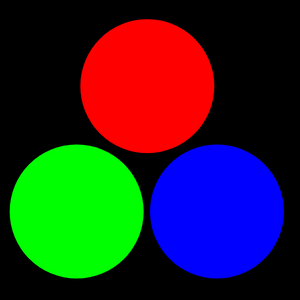
#> input picture images/rgb_circles.png, 300 x 300 px
$ python opencv_split_merge_channels.py --image images/rgb_circles.png
#> lines starting #> are read from the running program, lines starting #| are printed output that depends on the picture
# HOW TO RUN
# python3 opencv_split_merge_channels.py --image images/rgb_circles.png

# import the necessary packages
import numpy as np
import argparse
import cv2

# initialize the argument parser and establish the arguments required
parser = argparse.ArgumentParser()
parser.add_argument('--image', required=True, help='Path to image')
args = vars(parser.parse_args())

# load the image and show it on screen
image = cv2.imread(args['image'])
#> image is the input picture: shape (300, 300, 3); mean B, G, R 39.9, 39.9, 39.9
cv2.imshow("Image", image)
cv2.waitKey(0)

# separate and visualize each color channels in respective order
(b, g, r) = cv2.split(image)
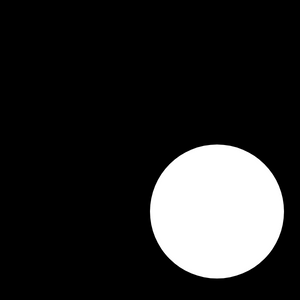
#> b: shape (300, 300); min 0, max 255, mean 39.9
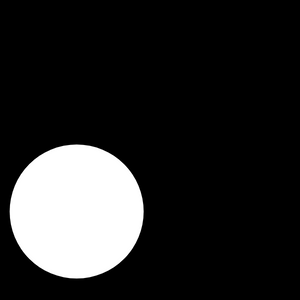
#> g: shape (300, 300); min 0, max 255, mean 39.9
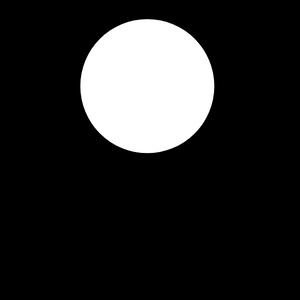
#> r: shape (300, 300); min 0, max 255, mean 39.9

cv2.imshow("Blue Channel", b)
cv2.imshow("Green Channel", g)
cv2.imshow("Red Channel", r)
cv2.waitKey(0)

# merge the split image back together
mergedImage = cv2.merge([b, g, r])
cv2.imshow("Merged Image", mergedImage)
cv2.waitKey(0)

# visualize each color channels within single image
blank = np.zeros(image.shape[:2], dtype="uint8")

redChannel = cv2.merge([blank, blank, r])
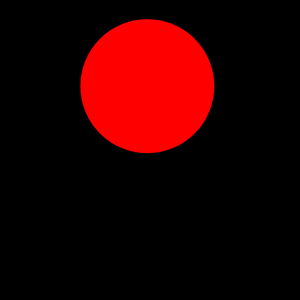
#> redChannel: shape (300, 300, 3); mean of channels 0, 1, 2 0, 0, 39.9; drawn as B, G, R
cv2.imshow("Red", redChannel)

greenChannel = cv2.merge([blank, g, blank])
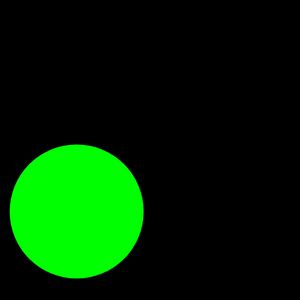
#> greenChannel: shape (300, 300, 3); mean of channels 0, 1, 2 0, 39.9, 0; drawn as B, G, R
cv2.imshow("Green", greenChannel)

blueChannel = cv2.merge([b, blank, blank])
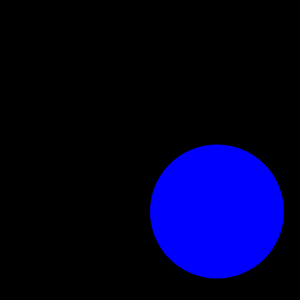
#> blueChannel: shape (300, 300, 3); mean of channels 0, 1, 2 39.9, 0, 0; drawn as B, G, R
cv2.imshow("Blue", blueChannel)

# waits for any key to be pressed then remove any
# created gui window from the screen & memory
cv2.waitKey(0)
cv2.destroyAllWindows()
